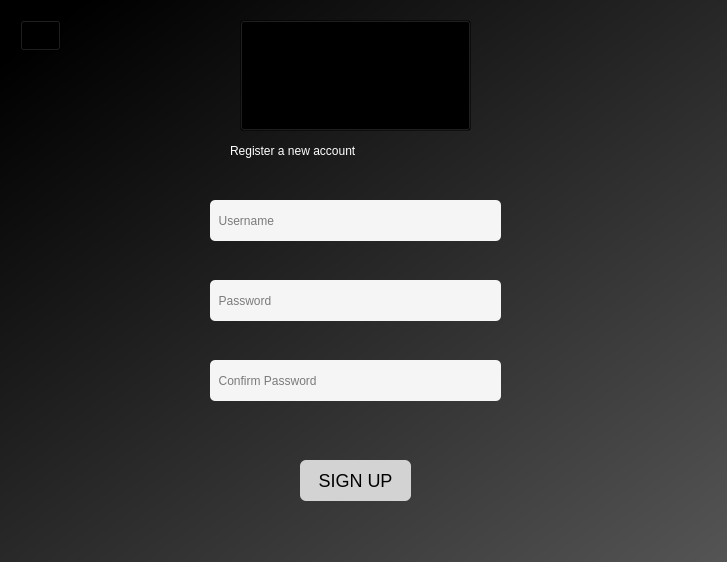
<?xml version="1.0" encoding="UTF-8"?>
<ui version="4.0">
 <class>Dialog</class>
 <widget class="QDialog" name="Dialog">
  <property name="geometry">
   <rect>
    <x>0</x>
    <y>0</y>
    <width>727</width>
    <height>562</height>
   </rect>
  </property>
  <property name="windowTitle">
   <string>Dialog</string>
  </property>
  <widget class="QWidget" name="bgwidget" native="true">
   <property name="geometry">
    <rect>
     <x>-20</x>
     <y>-20</y>
     <width>1201</width>
     <height>801</height>
    </rect>
   </property>
   <property name="styleSheet">
    <string notr="true">QWidget#bgwidget{
background-color:qlineargradient(spread:pad, x1:0.0191, y1:0.101636, x2:0.991379, y2:0.977, stop:0 black, stop:1 gray);}</string>
   </property>
   <widget class="QLabel" name="label_2">
    <property name="geometry">
     <rect>
      <x>250</x>
      <y>150</y>
      <width>231</width>
      <height>41</height>
     </rect>
    </property>
    <property name="styleSheet">
     <string notr="true">font: 16pt &quot;MS Shell Dlg 2&quot;;color:rgb(255, 255, 255)</string>
    </property>
    <property name="text">
     <string>Register a new account</string>
    </property>
   </widget>
   <widget class="QPushButton" name="signup">
    <property name="geometry">
     <rect>
      <x>320</x>
      <y>480</y>
      <width>111</width>
      <height>41</height>
     </rect>
    </property>
    <property name="font">
     <font>
      <pointsize>-1</pointsize>
     </font>
    </property>
    <property name="styleSheet">
     <string notr="true">QPushButton#signup{
   background-color:lightgray;
	border-radius: 6px;
	color: 'black';
	font-size: 18px 
}

QPushButton#signup:hover{
	background-color: rgba(0,0,0,0.5);
	color: 'white';
}</string>
    </property>
    <property name="text">
     <string>SIGN UP</string>
    </property>
   </widget>
   <widget class="QLineEdit" name="emailfield">
    <property name="geometry">
     <rect>
      <x>230</x>
      <y>220</y>
      <width>291</width>
      <height>41</height>
     </rect>
    </property>
    <property name="styleSheet">
     <string notr="true">background-color: whitesmoke;
border: none;
border-radius: 5px;
font: 12pt &quot;MS Shell Dlg 2&quot;;
</string>
    </property>
    <property name="text">
     <string/>
    </property>
    <property name="placeholderText">
     <string>  Username</string>
    </property>
   </widget>
   <widget class="QLineEdit" name="passwordfield">
    <property name="geometry">
     <rect>
      <x>230</x>
      <y>300</y>
      <width>291</width>
      <height>41</height>
     </rect>
    </property>
    <property name="styleSheet">
     <string notr="true">background-color: whitesmoke;
border: none;
border-radius: 5px;
font: 12pt &quot;MS Shell Dlg 2&quot;;
</string>
    </property>
    <property name="placeholderText">
     <string>  Password</string>
    </property>
   </widget>
   <widget class="QLineEdit" name="confirmpasswordfield">
    <property name="geometry">
     <rect>
      <x>230</x>
      <y>380</y>
      <width>291</width>
      <height>41</height>
     </rect>
    </property>
    <property name="styleSheet">
     <string notr="true">background-color: whitesmoke;
border: none;
border-radius: 5px;
font: 12pt &quot;MS Shell Dlg 2&quot;;
</string>
    </property>
    <property name="placeholderText">
     <string>  Confirm Password</string>
    </property>
   </widget>
   <widget class="QLabel" name="error">
    <property name="geometry">
     <rect>
      <x>230</x>
      <y>440</y>
      <width>291</width>
      <height>20</height>
     </rect>
    </property>
    <property name="font">
     <font>
      <pointsize>-1</pointsize>
      <weight>75</weight>
      <bold>true</bold>
     </font>
    </property>
    <property name="styleSheet">
     <string notr="true">color: red;
font-weight: 600;
font-size: 14px</string>
    </property>
    <property name="text">
     <string/>
    </property>
   </widget>
   <widget class="QPushButton" name="switch_page">
    <property name="geometry">
     <rect>
      <x>40</x>
      <y>40</y>
      <width>41</width>
      <height>31</height>
     </rect>
    </property>
    <property name="styleSheet">
     <string notr="true">background-color: transparent</string>
    </property>
    <property name="text">
     <string/>
    </property>
    <property name="icon">
     <iconset>
      <normaloff>previous.png</normaloff>previous.png</iconset>
    </property>
    <property name="iconSize">
     <size>
      <width>20</width>
      <height>20</height>
     </size>
    </property>
   </widget>
   <widget class="QPushButton" name="pushButton">
    <property name="geometry">
     <rect>
      <x>260</x>
      <y>40</y>
      <width>231</width>
      <height>111</height>
     </rect>
    </property>
    <property name="styleSheet">
     <string notr="true">background-color: transparent</string>
    </property>
    <property name="text">
     <string/>
    </property>
    <property name="icon">
     <iconset>
      <normaloff>My Post (3).png</normaloff>My Post (3).png</iconset>
    </property>
    <property name="iconSize">
     <size>
      <width>250</width>
      <height>150</height>
     </size>
    </property>
   </widget>
  </widget>
 </widget>
 <resources/>
 <connections/>
</ui>
